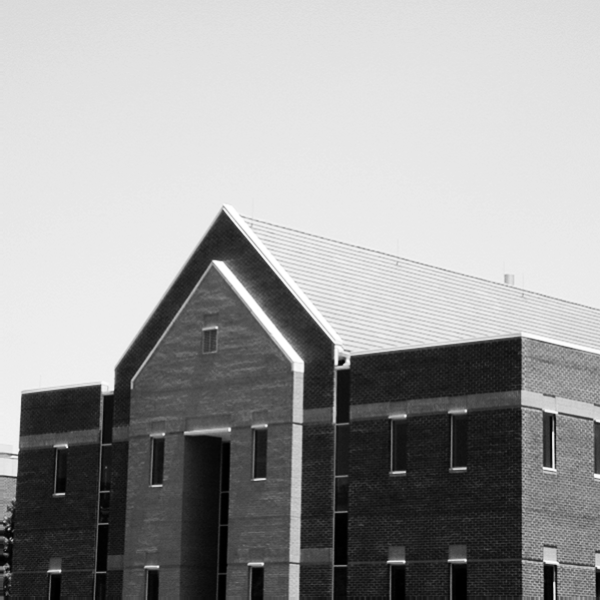
#> input picture Visao/Assignment1/Part1/building.tif, 600 x 600 px
$ python Part1_4.py
#> lines starting #> are read from the running program, lines starting #| are printed output that depends on the picture
import cv2 as cv
import numpy as np
import matplotlib.pyplot as plt

img = cv.imread('building.tif', cv.IMREAD_GRAYSCALE)
#> img is the input picture: shape (600, 600); min 0, max 255, mean 155.8

# Sobel Edge Detection
sobel_x = cv.Sobel(img, cv.CV_64F, 1, 0, ksize=5)  # Horizontal edges
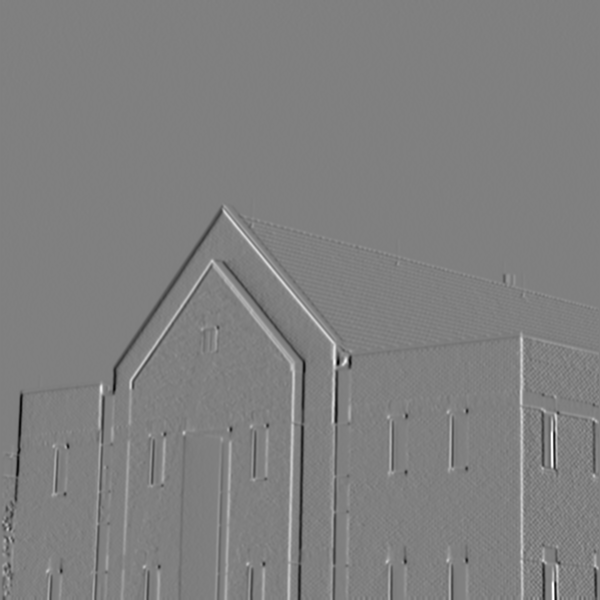
#> sobel_x: shape (600, 600) float64; min -9839, max 9758, mean -4.2; drawn with min black and max white
sobel_y = cv.Sobel(img, cv.CV_64F, 0, 1, ksize=5)  # Vertical edges
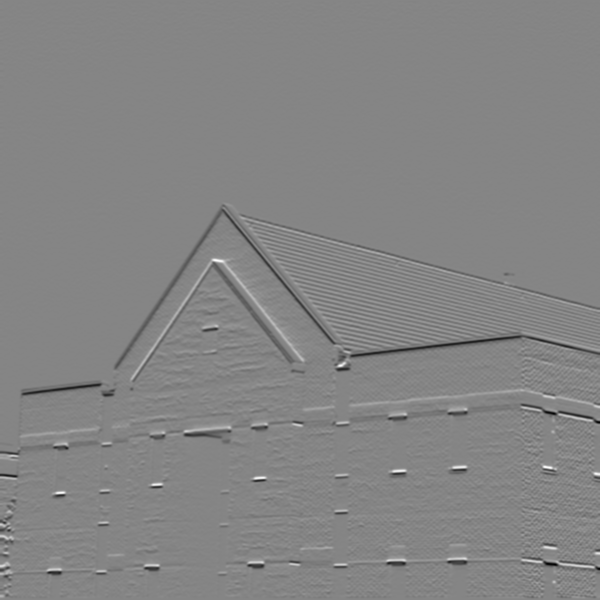
#> sobel_y: shape (600, 600) float64; min -9510, max 8708, mean -37.1; drawn with min black and max white

# Prewitt Edge Detection
kernel_prewitt_x = np.array([[-1, 0, 1], [-1, 0, 1], [-1, 0, 1]])
kernel_prewitt_y = np.array([[1, 1, 1], [0, 0, 0], [-1, -1, -1]])
prewitt_x = cv.filter2D(img, -1, kernel_prewitt_x)  # Horizontal edges
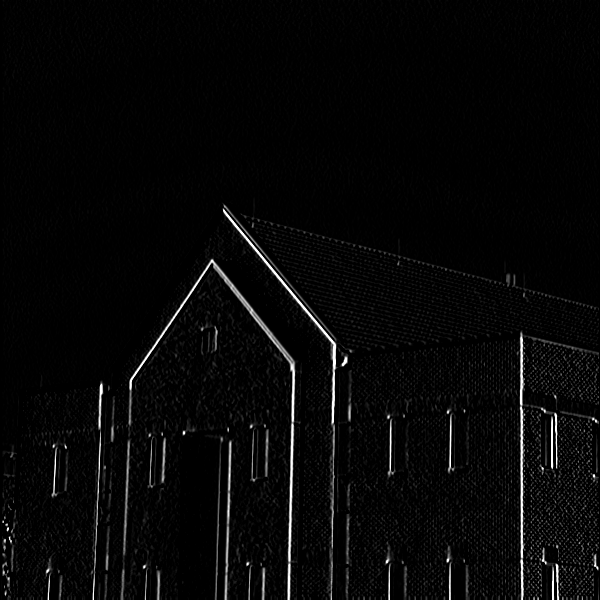
#> prewitt_x: shape (600, 600); min 0, max 255, mean 7.2
prewitt_y = cv.filter2D(img, -1, kernel_prewitt_y)  # Vertical edges
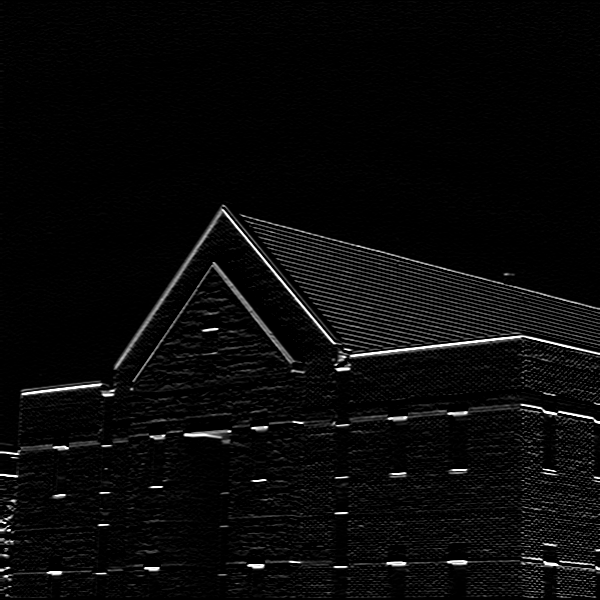
#> prewitt_y: shape (600, 600); min 0, max 255, mean 9.5

# Laplacian Edge Detection
laplacian = cv.Laplacian(img, cv.CV_8U)
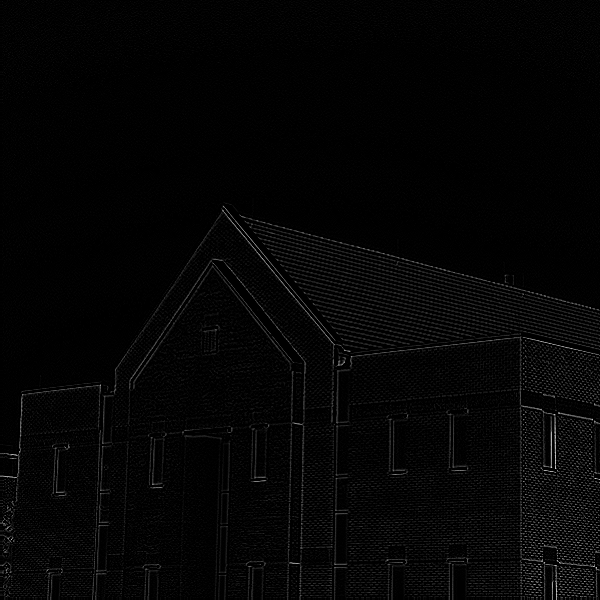
#> laplacian: shape (600, 600); min 0, max 214, mean 5


plt.figure(figsize=(12, 8))

plt.subplot(2, 3, 1), plt.imshow(img, cmap='gray')
plt.title('Original Image'), plt.axis('off')

plt.subplot(2, 3, 2), plt.imshow(np.abs(sobel_x), cmap='gray')
plt.title('Sobel - Horizontal'), plt.axis('off')

plt.subplot(2, 3, 3), plt.imshow(np.abs(sobel_y), cmap='gray')
plt.title('Sobel - Vertical'), plt.axis('off')

plt.subplot(2, 3, 4), plt.imshow(prewitt_x, cmap='gray')
plt.title('Prewitt - Horizontal'), plt.axis('off')

plt.subplot(2, 3, 5), plt.imshow(prewitt_y, cmap='gray')
plt.title('Prewitt - Vertical'), plt.axis('off')

plt.subplot(2, 3, 6), plt.imshow(np.abs(laplacian), cmap='gray')
plt.title('Laplacian'), plt.axis('off')

plt.tight_layout()
plt.show()
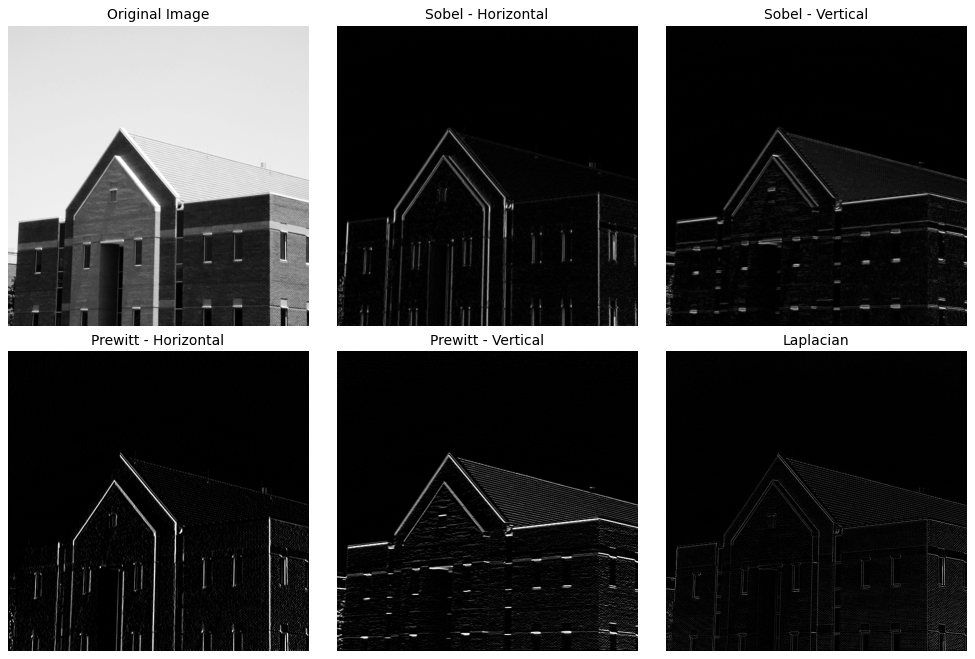
#> figure drawn by matplotlib, 6 panels

$ run again, with Visao/Assignment1/Part1/1.jpg saved as Visao/Assignment1/Part1/building.tif
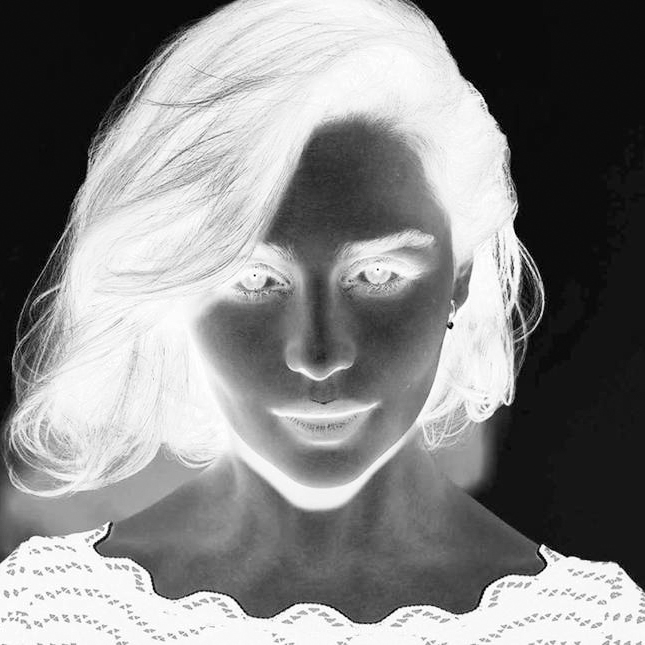
#> input picture Visao/Assignment1/Part1/1.jpg, 645 x 645 px
#> img is the input picture: shape (645, 645); min 0, max 255, mean 133.8
#> `sobel_y = cv.Sobel(img, cv.CV_64F, 0, 1, ksize=5)`:
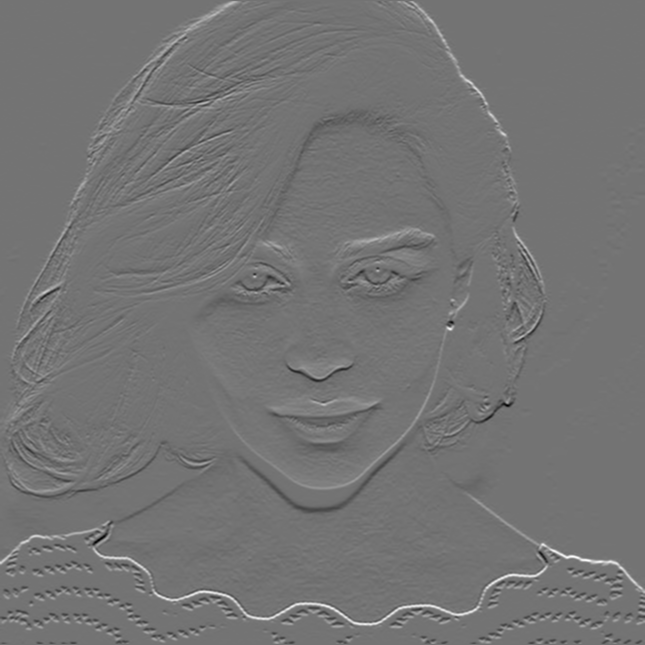
#> sobel_y: shape (645, 645) float64; min -9237, max 11109, mean 33.2; drawn with min black and max white
#> `laplacian = cv.Laplacian(img, cv.CV_8U)`:
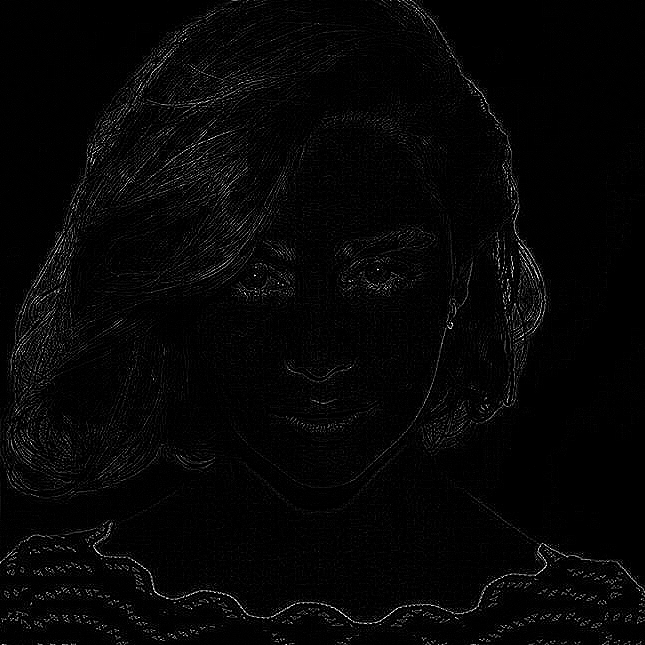
#> laplacian: shape (645, 645); min 0, max 255, mean 6
